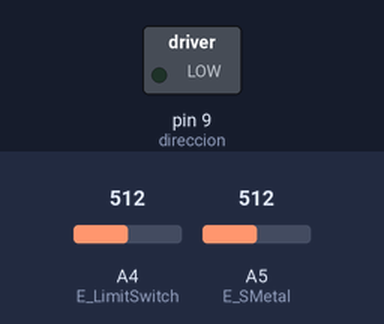
The sketch below on a simulated Arduino Uno, built with avr-gcc and run on an emulated ATmega328P. Parts: switched loads named in the sketch (green lamp = pin HIGH). The test bench sets the inputs (shaded band); at power-on: A4 (E_LimitSwitch) = 512, A5 (E_SMetal) = 512. Pins used as bus, display or sensor lines are not drawn; what the sketch prints to the serial monitor is not drawn.

Above: at 1.2 s.
1.3 s: A4 (E_LimitSwitch) set to 1007
4.3 s: A4 (E_LimitSwitch) set to 1020
At 7.5 s:
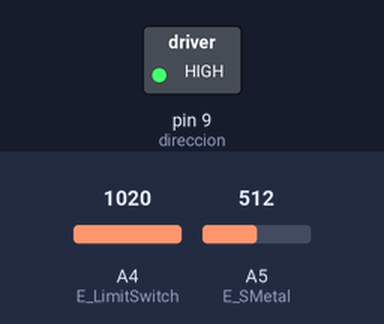
Timing chart, 0 to 12.8 s (numbered marks = the images above; inputs shaded):
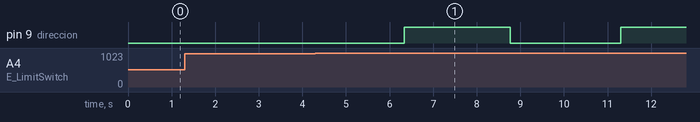

The sketch:

ProyectoCANASTA.ino
```cpp
#define VELOCIDAD 25000
int steps = 12; //conexión al arduino con el driver
int direccion = 9; //conexión al arduino con el driver
int reset = 10; //conexión al arduino con el driver
int pasos = 50; // 90ª = 50X1.8

int E_LimitSwitch = A4; //Entrada de limit al arduino
int E_SMetal = A5;  //Sensor inductivo

float SensorInductivState = 0.0;
float LimitSwitchState = 0.0;

int hayLata = 0;

void setup() {
  pinMode(steps, OUTPUT);
  pinMode(direccion, OUTPUT);
  pinMode(reset, OUTPUT);

  pinMode(E_LimitSwitch, INPUT);
  pinMode(E_SMetal, INPUT);
  Serial.begin(9600);
}

void loop() {
  LimitSwitchState = analogRead(E_LimitSwitch);
  Serial.print(" Switch: ");
  Serial.print(LimitSwitchState);
  if (LimitSwitchState >= 1020){
      hayLata = 1; //Calló la lata
      Serial.print(" hayLata: ");
      Serial.print(hayLata);
      delay(1000);
      SensorInductivState = analogRead(E_SMetal);
      Serial.print(" Sensor Metal: ");
      Serial.print(SensorInductivState);
    }
  if (hayLata == 1 && SensorInductivState > 150.0){
      gira_NoMetal();

    }
  else if(hayLata == 1 && SensorInductivState < 150.0){
      gira_Metal();
    }
  else if(hayLata == 0 ){
      Serial.println(" Pos Inicial");
    }
  hayLata = 0;
  delay(100);
}

void gira_Metal(){
    Serial.print(" gira a Metal ");
    digitalWrite(reset, LOW);    //Mientras reset este en LOW el motor permanecerá apagado y no sufrirá. El chip apagará todos los puertos y no leerá comandos.
    delay(1000);
    digitalWrite(reset, HIGH);   //Cuando reset se encuentre en HIGH el motor arrancará y leerá los comandos enviados.
    digitalWrite(direccion, LOW);
    for (int i = 0; i<pasos; i++)       //Equivale al numero de vueltas (200 es 360º grados) o micropasos
    {
      digitalWrite(steps, HIGH);  // This LOW to HIGH change is what creates the
      digitalWrite(steps, LOW); // al A4988 de avanzar una vez por cada pulso de energia.
      delayMicroseconds(VELOCIDAD);     // Regula la velocidad, cuanto mas bajo mas velocidad.
    }
    digitalWrite(reset, LOW);   //Mientras reset este en LOW el motor permanecerá apagado y no sufrirá. El chip apagará todos los puertos y no leerá comandos.
    delay(2000); //Regresa al punto inicial
    digitalWrite(reset, HIGH);   //Cuando reset se encuentre en HIGH el motor arrancará y leerá los comandos enviados.
    digitalWrite(direccion, HIGH);
    for (int i = 0; i<pasos; i++)       //Equivale al numero de vueltas (200 es 360º grados) o micropasos
    {
      digitalWrite(steps, LOW);   // LOW to HIGH hace que el motor avance ya que da la orden
      digitalWrite(steps, HIGH);    // al A4988 de avanzar una vez por cada pulso de energia.
      delayMicroseconds(VELOCIDAD);         // Regula la velocidad, cuanto mas bajo mas velocidad.
    }
    digitalWrite(reset, LOW);
  }

void gira_NoMetal(){
    Serial.print(" gira a No Metal ");
    digitalWrite(reset, LOW);    //Mientras reset este en LOW el motor permanecerá apagado y no sufrirá. El chip apagará todos los puertos y no leerá comandos.
    delay(1000);
    digitalWrite(reset, HIGH);   //Cuando reset se encuentre en HIGH el motor arrancará y leerá los comandos enviados.
    digitalWrite(direccion, HIGH);
    for (int i = 0; i<pasos; i++)       //Equivale al numero de vueltas (200 es 360º grados) o micropasos
    {
      digitalWrite(steps, HIGH);  // This LOW to HIGH change is what creates the
      digitalWrite(steps, LOW); // al A4988 de avanzar una vez por cada pulso de energia.
      delayMicroseconds(VELOCIDAD);     // Regula la velocidad, cuanto mas bajo mas velocidad.
    }
    digitalWrite(reset, LOW);   //Mientras reset este en LOW el motor permanecerá apagado y no sufrirá. El chip apagará todos los puertos y no leerá comandos.
    delay(2000);//Regresa al punto inicial
    digitalWrite(reset, HIGH);   //Cuando reset se encuentre en HIGH el motor arrancará y leerá los comandos enviados.
    digitalWrite(direccion, LOW);
    for (int i = 0; i<pasos; i++)       //Equivale al numero de vueltas (200 es 360º grados) o micropasos
    {
      digitalWrite(steps, LOW);   // LOW to HIGH hace que el motor avance ya que da la orden
      digitalWrite(steps, HIGH);    // al A4988 de avanzar una vez por cada pulso de energia.
      delayMicroseconds(VELOCIDAD);         // Regula la velocidad, cuanto mas bajo mas velocidad.
    }
    digitalWrite(reset, LOW);
  }
```

Measured:
- the behaviour switches between 1019 and 1020 on A4 (E_LimitSwitch) (found by bisection; images 0 and 1)
- after the input at 1.3 s, every drawn part: stays the same
- after the input at 4.3 s, pin 9 (direccion): LOW → HIGH after 2.0 s, → LOW 2.4 s later, → HIGH 2.5 s later
